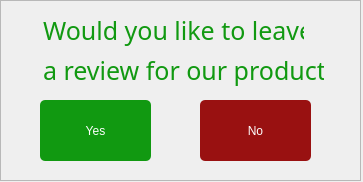
<?xml version="1.0" encoding="UTF-8"?>
<ui version="4.0">
 <class>leaveReview</class>
 <widget class="QDialog" name="leaveReview">
  <property name="geometry">
   <rect>
    <x>0</x>
    <y>0</y>
    <width>363</width>
    <height>182</height>
   </rect>
  </property>
  <property name="windowTitle">
   <string>Confirm</string>
  </property>
  <widget class="QFrame" name="frame">
   <property name="geometry">
    <rect>
     <x>0</x>
     <y>0</y>
     <width>361</width>
     <height>181</height>
    </rect>
   </property>
   <property name="styleSheet">
    <string notr="true"/>
   </property>
   <property name="frameShape">
    <enum>QFrame::StyledPanel</enum>
   </property>
   <property name="frameShadow">
    <enum>QFrame::Raised</enum>
   </property>
   <widget class="QLabel" name="label_5">
    <property name="geometry">
     <rect>
      <x>0</x>
      <y>10</y>
      <width>341</width>
      <height>41</height>
     </rect>
    </property>
    <property name="font">
     <font>
      <family>Droid Sans</family>
      <pointsize>-1</pointsize>
     </font>
    </property>
    <property name="styleSheet">
     <string notr="true">text-align: center;
color: #191;
margin: 0 auto;
font-size: 25px;
font-family: 'Droid Sans';</string>
    </property>
    <property name="text">
     <string>Would you like to leave</string>
    </property>
   </widget>
   <widget class="QLabel" name="label_6">
    <property name="geometry">
     <rect>
      <x>0</x>
      <y>50</y>
      <width>361</width>
      <height>41</height>
     </rect>
    </property>
    <property name="font">
     <font>
      <family>Droid Sans</family>
      <pointsize>-1</pointsize>
     </font>
    </property>
    <property name="styleSheet">
     <string notr="true">text-align: center;
color: #191;
margin: 0 auto;
font-size: 25px;
font-family: 'Droid Sans';</string>
    </property>
    <property name="text">
     <string>a review for our product?</string>
    </property>
   </widget>
   <widget class="QPushButton" name="pushButton">
    <property name="geometry">
     <rect>
      <x>40</x>
      <y>100</y>
      <width>111</width>
      <height>61</height>
     </rect>
    </property>
    <property name="styleSheet">
     <string notr="true">Padding: 1px;
Border-radius: 5px;
Background: #191;
Color: #fefefe;</string>
    </property>
    <property name="text">
     <string>Yes</string>
    </property>
   </widget>
   <widget class="QPushButton" name="pushButton_2">
    <property name="geometry">
     <rect>
      <x>200</x>
      <y>100</y>
      <width>111</width>
      <height>61</height>
     </rect>
    </property>
    <property name="styleSheet">
     <string notr="true">Padding: 1px;
Border-radius: 5px;
Background: #911;
Color: #fefefe;</string>
    </property>
    <property name="text">
     <string>No</string>
    </property>
   </widget>
  </widget>
 </widget>
 <resources/>
 <connections/>
</ui>
